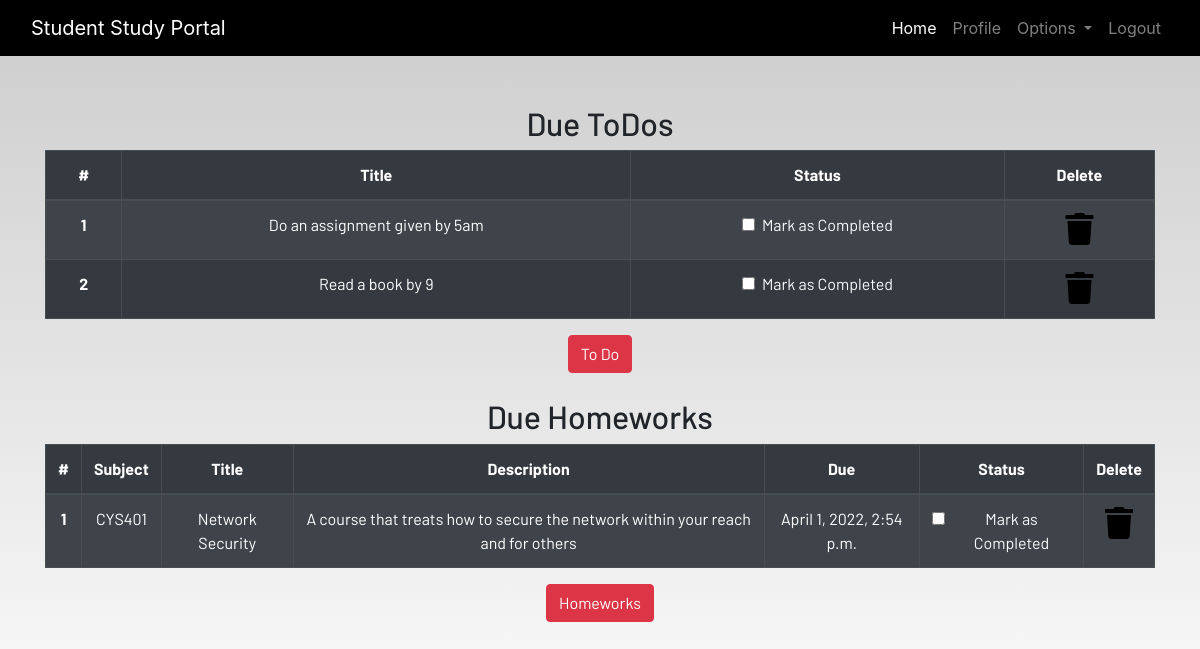
Screenshot of /profile (signed in) with the database file from the repository.
### dashboard/models.py (models this page shows, shortened)
class Todo(models.Model):
    user = models.ForeignKey(User, on_delete=models.CASCADE)
    Title = models.CharField(max_length=50)
    Is_finished = models.BooleanField(default=False)
    class Meta:
        verbose_name = "Todo"
        verbose_name_plural = "Todo"

class Homework(models.Model):
    user = models.ForeignKey(User, on_delete=models.CASCADE)
    Subject = models.CharField(max_length=50)
    Title = models.CharField(max_length=50)
    Description = models.TextField()
    Due = models.DateTimeField()
    Is_Finished = models.BooleanField(default=False)

### dashboard/views.py (the view)
# urls.py: path('profile', profile_view, name="profile_view"),
@login_required
def profile_view(request):
    homework = Homework.objects.filter(Is_Finished = False, user = request.user)
    todo = Todo.objects.filter(Is_finished=False, user=request.user)
    if len(homework) == 0:
        homework_done = True
    else:
        homework_done = False
    if len(todo) == 0:
        todo_done = True
    else:
        todo_done = False
    context= {
        "homework":homework,
        "todo":todo,
        "homework_done":homework_done,
        "todo_done":todo_done
    }
    return render(request, 'dashboard/profile.html', context)

### templates/dashboard/profile.html
{% extends 'dashboard/base.html' %} {% load static %}
{% load crispy_forms_tags%}
{% block content %}
<section class="text-center">
    {% if not todo_done %}
    <div class="container">
        <h2>Due ToDos</h2>
        <table class="table table-striped table-bordered table-hover table-dark">
            <thead>
                <tr>
                    <th scope="col">#</th>
                    <th scope="col">Title</th>
                    <th scope="col">Status</th>
                    <th scope="col">Delete</th>
                </tr>
            </thead>
            <tbody>
                {% for todo in todo %}
                <tr>
                    <th scope="row">{{forloop.counter}}</th>
                    <td>{{todo.Title}}</td>
                    <td>
                        <a href="{% url 'update_todo' todo.id %}">
                            <div class="form-check">
                                {% if todo.Is_finished == True %}
                                <input class="form-check-input" type="checkbox" value="" checked >
                                {% else %}
                                <input class="form-check-input" type="checkbox" value="" >
                                {% endif %}
                                <label class="form-check-label text-light" for="flexCheckDefault">
                                    Mark as Completed
                                </label>
                            </div>
                        </a>
                    </td>
                    <td><a href="{% url 'delete_todo' todo.id %}"><i class="fa fa-trash fa-2x"></i></a></td>
                </tr>
                {% endfor %}
            </tbody>
        </table>
        {% else %}
        <h3>All To dos are completed!!!!</h3>
        {% endif %}
        <a href="#" class="btn btn-danger">To Do</a>
        <br><br>
        {% if not homework_done %}
        <h2>Due Homeworks</h2>
        <table class="table table-striped table-bordered table-hover table-dark">
            <thead>
                <tr>
                    <th scope="col">#</th>
                    <th scope="col">Subject</th>
                    <th scope="col">Title</th>
                    <th scope="col">Description</th>
                    <th scope="col">Due</th>
                    <th scope="col">Status</th>
                    <th scope="col">Delete</th>
                </tr>
            </thead>
            <tbody>
                {% for homework in homework  %}
                <tr>
                    <th scope="row">{{forloop.counter}}</th>
                    <td>{{homework.Subject}}</td>
                    <td>{{homework.Title}}</td>
                    <td>{{homework.Description}}</td>
                    <td>{{homework.Due}}</td>
                    <td>
                        <a href="{% url 'update_homework' homework.id %}">
                            <div class="form-check">
                                {% if homework.Is_Finished == True %}
                                <input class="form-check-input" type="checkbox" value="" checked>
                                {% else %}
                                <input class="form-check-input" type="checkbox" value="">
                                {% endif %}
                                <label class="form-check-label text-light" for="flexCheckDefault">
                                    Mark as Completed
                                </label>
                            </div>
                        </a>
                    </td>
                    <td><a href="{% url 'delete_homework' homework.id %}"><i class="fa fa-trash fa-2x"></i></a></td>
                </tr>
                {% endfor %}
            </tbody>
        </table>
        {% else %}
        <h3>All To homeworks are completed!!!!</h3>
        {% endif %}
        <a href="#" class="btn btn-danger">Homeworks</a>
    </div>
</section>
{% endblock content %}

### static/css/main.css (style rules this page uses)
html { scroll-behavior: smooth; height: 100%; width: 100%; }
a { text-decoration: none !important; color: black; }
html, body { max-width: 100%; overflow-x: hidden; height: 100%; width: 100%; }
body { background: linear-gradient(rgba(0, 0, 0, 0.2), rgba(255, 255, 255, 0.5)); overflow-x: hidden; background-repeat: no-repeat; }
.fa { color: black; }

### rows the page displays
Todo: Title "Do an assignment given by 5am"
Todo: Title "Read a book by 9"
Homework: Subject "CYS401", Title "Network Security", Description "A course that treats how to secure the network within your reach and for others", Due "April 1, 2022, 2:54 p.m."
